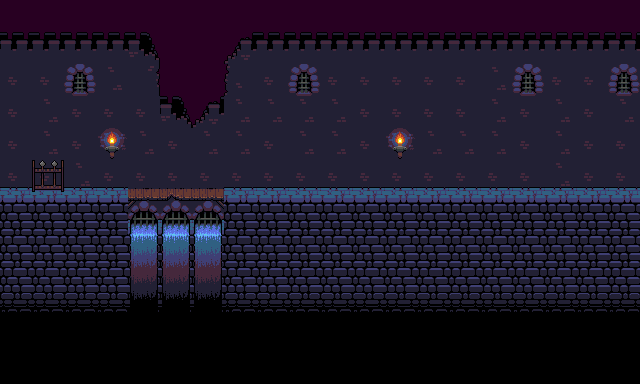

The image is a tile-based game level rendered from a .tmx file. Its description and complete source (layers, tilesets, objects, tile grids) follow:
An orthogonal 20x12 tile map with 32x32 px tiles, 3 tile layers (Tile Layer 2, Tile Layer 1, Tile Layer 3).

<map version="1.0" orientation="orthogonal" renderorder="right-down" width="20" height="12" tilewidth="32" tileheight="32" backgroundcolor="#280022" nextobjectid="1">
 <tileset firstgid="1" name="oppcastle-mod-tiles" tilewidth="32" tileheight="32" tilecount="165" columns="15">
  <image source="../Source/bin/textures/oppcastle-mod-tiles.png" width="480" height="352" />
 </tileset>
 <layer name="Tile Layer 2" width="20" height="12">
  <data encoding="csv">
0,0,0,0,0,0,0,0,0,0,0,0,0,0,0,0,0,0,0,0,
94,94,94,94,142,62,62,137,94,94,94,94,94,94,94,94,94,94,94,94,
110,110,124,109,111,77,77,108,110,124,110,110,110,110,110,109,124,110,110,124,
110,109,110,110,110,142,137,109,109,109,109,110,110,110,110,109,110,109,110,109,
110,109,110,139,109,110,109,109,110,109,109,110,139,109,109,109,110,109,110,110,
110,110,109,110,110,110,110,110,110,110,110,110,110,110,110,110,110,109,110,110,
0,0,0,0,109,109,110,0,0,0,0,0,0,0,0,0,0,0,0,0,
0,0,0,0,0,0,0,0,0,0,0,0,0,0,0,0,0,0,0,0,
0,0,0,0,0,0,0,0,0,0,0,0,0,0,0,0,0,0,0,0,
0,0,0,0,0,0,0,0,0,0,0,0,0,0,0,0,0,0,0,0,
0,0,0,0,0,0,0,0,0,0,0,0,0,0,0,0,0,0,0,0,
0,0,0,0,0,0,0,0,0,0,0,0,0,0,0,0,0,0,0,0
</data>
 </layer>
 <layer name="Tile Layer 1" width="20" height="12">
  <data encoding="csv">
0,0,0,0,0,0,0,0,0,0,0,0,0,0,0,0,0,0,0,0,
0,0,0,0,0,0,0,0,0,0,0,0,0,0,0,0,0,0,0,0,
0,0,0,0,0,0,0,0,0,0,0,0,0,0,0,0,0,0,0,0,
0,0,0,0,0,0,0,0,0,0,0,0,0,0,0,0,0,0,0,0,
0,0,0,0,0,0,0,0,0,0,0,0,0,0,0,0,0,0,0,0,
5,5,5,5,12,13,14,5,5,5,5,5,5,5,5,5,5,5,5,5,
20,20,20,20,27,28,29,20,20,20,20,20,20,20,20,20,20,20,20,20,
35,35,35,35,35,35,35,35,35,35,35,35,35,35,35,35,35,35,35,35,
35,35,35,35,35,35,35,35,35,35,35,35,35,35,35,35,35,35,35,35,
50,50,50,50,50,50,50,50,50,50,50,50,50,50,50,50,50,50,50,50,
65,65,65,65,65,65,65,65,65,65,65,65,65,65,65,65,65,65,65,65,
65,65,65,65,65,65,65,65,65,65,65,65,65,65,65,65,65,65,65,65
</data>
 </layer>
 <layer name="Tile Layer 3" width="20" height="12">
  <data encoding="csv">
0,0,0,0,0,0,0,0,0,0,0,0,0,0,0,0,0,0,0,0,
0,0,0,0,0,0,0,0,0,0,0,0,0,0,0,0,0,0,0,0,
0,0,0,0,0,0,0,0,0,0,0,0,0,0,0,0,0,0,0,0,
0,0,0,0,0,0,0,0,0,0,0,0,0,0,0,0,0,0,0,0,
0,0,0,0,0,0,0,0,0,0,0,0,0,0,0,0,0,0,0,0,
0,17,0,0,0,0,0,0,0,0,0,0,0,0,0,0,0,0,0,0,
0,0,0,0,8,8,8,0,0,0,0,0,0,0,0,0,0,0,0,0,
0,0,0,0,23,23,23,0,0,0,0,0,0,0,0,0,0,0,0,0,
0,0,0,0,38,38,38,0,0,0,0,0,0,0,0,0,0,0,0,0,
0,0,0,0,53,53,53,0,0,0,0,0,0,0,0,0,0,0,0,0,
0,0,0,0,0,0,0,0,0,0,0,0,0,0,0,0,0,0,0,0,
0,0,0,0,0,0,0,0,0,0,0,0,0,0,0,0,0,0,0,0
</data>
 </layer>
</map>
